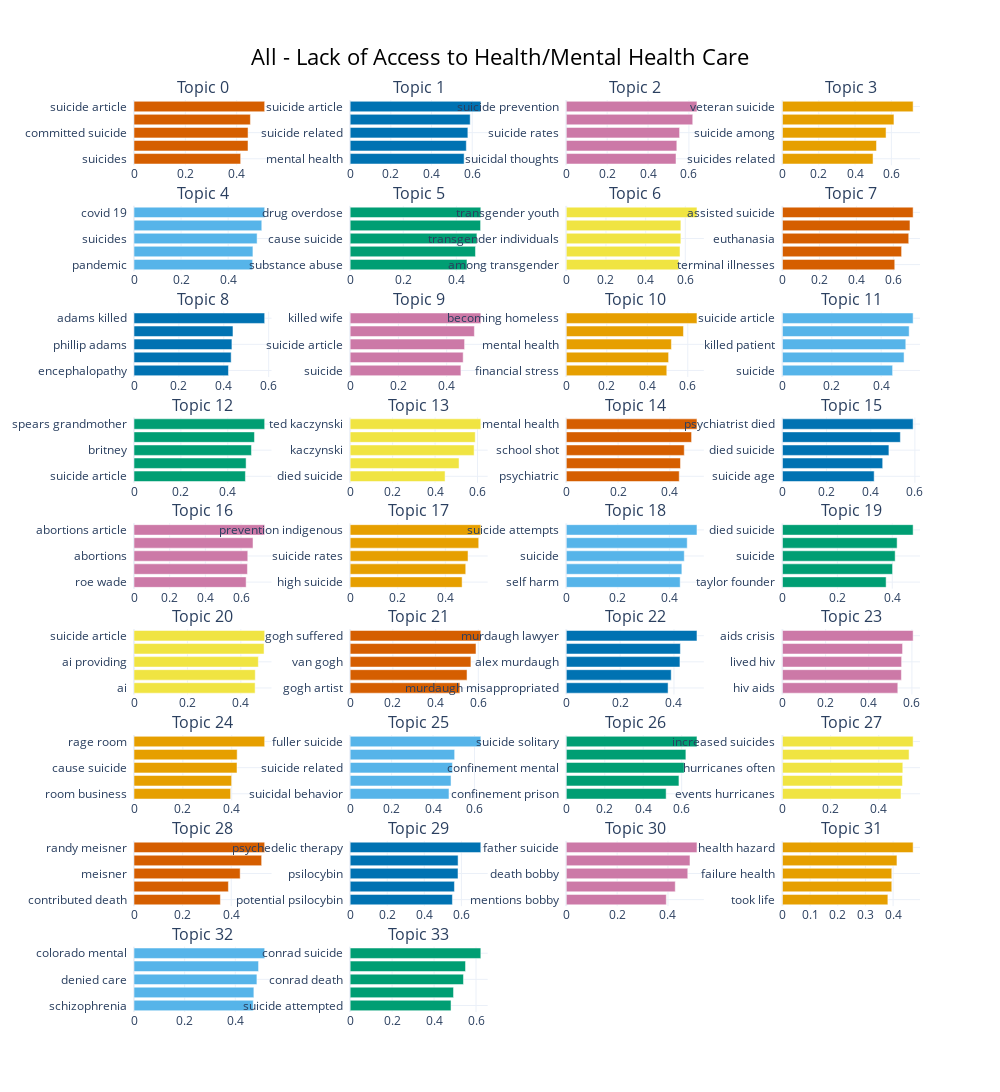

The notebook cell this image was saved under:
### Code cell
model.visualize_barchart(top_n_topics=100, title = tit)

### Figure 1 — Plotly figure (JSON) as saved in the notebook; plotly's stock layout.template omitted (floating-point values rounded to 4 significant figures)
{"data": [{"marker": {"color": "#D55E00"}, "orientation": "h", "type": "bar", "x": [0.4155, 0.4441, 0.4443, 0.4535, 0.5091], "xaxis": "x", "y": ["suicides  ", "psychiatric  ", "committed suicide  ", "suicide  ", "suicide article  "], "yaxis": "y"}, {"marker": {"color": "#0072B2"}, "orientation": "h", "type": "bar", "x": [0.5601, 0.5709, 0.5785, 0.5899, 0.6422], "xaxis": "x2", "y": ["mental health  ", "mental illness  ", "suicide related  ", "suicide attempt  ", "suicide article  "], "yaxis": "y2"}, {"marker": {"color": "#CC79A7"}, "orientation": "h", "type": "bar", "x": [0.5369, 0.5409, 0.5544, 0.6188, 0.6395], "xaxis": "x3", "y": ["suicidal thoughts  ", "attempted suicide  ", "suicide rates  ", "discusses suicide  ", "suicide prevention  "], "yaxis": "y3"}, {"marker": {"color": "#E69F00"}, "orientation": "h", "type": "bar", "x": [0.4991, 0.518, 0.5707, 0.6142, 0.7198], "xaxis": "x4", "y": ["suicides related  ", "among veterans  ", "suicide among  ", "suicides among  ", "veteran suicide  "], "yaxis": "y4"}, {"marker": {"color": "#56B4E9"}, "orientation": "h", "type": "bar", "x": [0.5039, 0.5053, 0.5231, 0.5429, 0.5552], "xaxis": "x5", "y": ["pandemic  ", "19 pandemic  ", "suicides  ", "coronavirus pandemic  ", "covid 19  "], "yaxis": "y5"}, {"marker": {"color": "#009E73"}, "orientation": "h", "type": "bar", "x": [0.44, 0.472, 0.4774, 0.4913, 0.4921], "xaxis": "x6", "y": ["substance abuse  ", "opioid addiction  ", "cause suicide  ", "overdoses  ", "drug overdose  "], "yaxis": "y6"}, {"marker": {"color": "#F0E442"}, "orientation": "h", "type": "bar", "x": [0.5668, 0.5733, 0.5776, 0.5777, 0.6588], "xaxis": "x7", "y": ["among transgender  ", "transgender people  ", "transgender individuals  ", "transgender children  ", "transgender youth  "], "yaxis": "y7"}, {"marker": {"color": "#D55E00"}, "orientation": "h", "type": "bar", "x": [0.6078, 0.6448, 0.6834, 0.6901, 0.7072], "xaxis": "x8", "y": ["terminal illnesses  ", "euthanasia due  ", "euthanasia  ", "assisted death  ", "assisted suicide  "], "yaxis": "y8"}, {"marker": {"color": "#0072B2"}, "orientation": "h", "type": "bar", "x": [0.4209, 0.4328, 0.4362, 0.4409, 0.5822], "xaxis": "x9", "y": ["encephalopathy  ", "mentions adams  ", "phillip adams  ", "suicide case  ", "adams killed  "], "yaxis": "y9"}, {"marker": {"color": "#CC79A7"}, "orientation": "h", "type": "bar", "x": [0.4589, 0.4683, 0.4742, 0.5148, 0.5415], "xaxis": "x10", "y": ["suicide  ", "cause suicide  ", "suicide article  ", "suicide related  ", "killed wife  "], "yaxis": "y10"}, {"marker": {"color": "#E69F00"}, "orientation": "h", "type": "bar", "x": [0.4963, 0.5052, 0.5191, 0.5785, 0.6454], "xaxis": "x11", "y": ["financial stress  ", "suicide falling  ", "mental health  ", "homelessness  ", "becoming homeless  "], "yaxis": "y11"}, {"marker": {"color": "#56B4E9"}, "orientation": "h", "type": "bar", "x": [0.4464, 0.4929, 0.4999, 0.5135, 0.5296], "xaxis": "x12", "y": ["suicide  ", "killed surgeon  ", "killed patient  ", "suicide related  ", "suicide article  "], "yaxis": "y12"}, {"marker": {"color": "#009E73"}, "orientation": "h", "type": "bar", "x": [0.4752, 0.4782, 0.501, 0.5138, 0.5574], "xaxis": "x13", "y": ["suicide article  ", "jean fatally  ", "britney  ", "britney spears  ", "spears grandmother  "], "yaxis": "y13"}, {"marker": {"color": "#F0E442"}, "orientation": "h", "type": "bar", "x": [0.4471, 0.5129, 0.5839, 0.5892, 0.6155], "xaxis": "x14", "y": ["died suicide  ", "kaczynski known  ", "kaczynski  ", "mentions kaczynski  ", "ted kaczynski  "], "yaxis": "y14"}, {"marker": {"color": "#D55E00"}, "orientation": "h", "type": "bar", "x": [0.4362, 0.4411, 0.4557, 0.484, 0.5048], "xaxis": "x15", "y": ["psychiatric  ", "shot people  ", "school shot  ", "student shot  ", "mental health  "], "yaxis": "y15"}, {"marker": {"color": "#0072B2"}, "orientation": "h", "type": "bar", "x": [0.4155, 0.4541, 0.4823, 0.5342, 0.592], "xaxis": "x16", "y": ["suicide age  ", "jean tatlock  ", "died suicide  ", "suicide article  ", "psychiatrist died  "], "yaxis": "y16"}, {"marker": {"color": "#CC79A7"}, "orientation": "h", "type": "bar", "x": [0.6286, 0.6359, 0.6378, 0.6672, 0.7325], "xaxis": "x17", "y": ["roe wade  ", "legalized abortion  ", "abortions  ", "legal abortions  ", "abortions article  "], "yaxis": "y17"}, {"marker": {"color": "#E69F00"}, "orientation": "h", "type": "bar", "x": [0.4706, 0.4858, 0.4955, 0.5404, 0.5492], "xaxis": "x18", "y": ["high suicide  ", "indigenous communities  ", "suicide rates  ", "suicide prevention  ", "prevention indigenous  "], "yaxis": "y18"}, {"marker": {"color": "#56B4E9"}, "orientation": "h", "type": "bar", "x": [0.4419, 0.4485, 0.4579, 0.4693, 0.5072], "xaxis": "x19", "y": ["self harm  ", "mental health  ", "suicide  ", "eating disorders  ", "suicide attempts  "], "yaxis": "y19"}, {"marker": {"color": "#009E73"}, "orientation": "h", "type": "bar", "x": [0.3776, 0.4011, 0.4106, 0.4177, 0.476], "xaxis": "x20", "y": ["taylor founder  ", "suicide due  ", "suicide  ", "suicide suffering  ", "died suicide  "], "yaxis": "y20"}, {"marker": {"color": "#F0E442"}, "orientation": "h", "type": "bar", "x": [0.4534, 0.454, 0.4655, 0.4869, 0.4892], "xaxis": "x21", "y": ["ai  ", "suicide case  ", "ai providing  ", "potential ai  ", "suicide article  "], "yaxis": "y21"}, {"marker": {"color": "#D55E00"}, "orientation": "h", "type": "bar", "x": [0.5137, 0.5473, 0.5655, 0.5892, 0.6118], "xaxis": "x22", "y": ["gogh artist  ", "gogh shot  ", "van gogh  ", "gogh struggled  ", "gogh suffered  "], "yaxis": "y22"}, {"marker": {"color": "#0072B2"}, "orientation": "h", "type": "bar", "x": [0.3781, 0.3898, 0.4222, 0.4237, 0.4855], "xaxis": "x23", "y": ["murdaugh misappropriated  ", "mentions murdaugh  ", "alex murdaugh  ", "insurance fraud  ", "murdaugh lawyer  "], "yaxis": "y23"}, {"marker": {"color": "#CC79A7"}, "orientation": "h", "type": "bar", "x": [0.5346, 0.5513, 0.5523, 0.5566, 0.6056], "xaxis": "x24", "y": ["hiv aids  ", "aids illness  ", "lived hiv  ", "wisler hiv  ", "aids crisis  "], "yaxis": "y24"}, {"marker": {"color": "#E69F00"}, "orientation": "h", "type": "bar", "x": [0.3955, 0.3996, 0.4216, 0.4223, 0.5348], "xaxis": "x25", "y": ["room business  ", "mental health  ", "cause suicide  ", "suicide article  ", "rage room  "], "yaxis": "y25"}, {"marker": {"color": "#56B4E9"}, "orientation": "h", "type": "bar", "x": [0.4769, 0.4868, 0.4935, 0.5042, 0.6306], "xaxis": "x26", "y": ["suicidal behavior  ", "fuller hospitalized  ", "suicide related  ", "robert fuller  ", "fuller suicide  "], "yaxis": "y26"}, {"marker": {"color": "#009E73"}, "orientation": "h", "type": "bar", "x": [0.5193, 0.5858, 0.613, 0.6219, 0.6796], "xaxis": "x27", "y": ["confinement prison  ", "exacerbated solitary  ", "confinement mental  ", "solitary confinement  ", "suicide solitary  "], "yaxis": "y27"}, {"marker": {"color": "#F0E442"}, "orientation": "h", "type": "bar", "x": [0.492, 0.4982, 0.4996, 0.5256, 0.5424], "xaxis": "x28", "y": ["events hurricanes  ", "mentions hurricane  ", "hurricanes often  ", "caused hurricane  ", "increased suicides  "], "yaxis": "y28"}, {"marker": {"color": "#D55E00"}, "orientation": "h", "type": "bar", "x": [0.3554, 0.3883, 0.4367, 0.5251, 0.5375], "xaxis": "x29", "y": ["contributed death  ", "wife death  ", "meisner  ", "meisner diagnosed  ", "randy meisner  "], "yaxis": "y29"}, {"marker": {"color": "#0072B2"}, "orientation": "h", "type": "bar", "x": [0.5515, 0.5626, 0.5817, 0.5821, 0.7048], "xaxis": "x30", "y": ["potential psilocybin  ", "psychedelic  ", "psilocybin  ", "help psychedelic  ", "psychedelic therapy  "], "yaxis": "y30"}, {"marker": {"color": "#CC79A7"}, "orientation": "h", "type": "bar", "x": [0.3934, 0.4287, 0.4779, 0.4866, 0.5141], "xaxis": "x31", "y": ["mentions bobby  ", "spector death  ", "death bobby  ", "bobby mother  ", "father suicide  "], "yaxis": "y31"}, {"marker": {"color": "#E69F00"}, "orientation": "h", "type": "bar", "x": [0.3811, 0.3952, 0.3952, 0.4139, 0.4724], "xaxis": "x32", "y": ["took life  ", "lethal nature  ", "failure health  ", "problem suicide  ", "health hazard  "], "yaxis": "y32"}, {"marker": {"color": "#56B4E9"}, "orientation": "h", "type": "bar", "x": [0.4708, 0.4733, 0.4854, 0.4918, 0.516], "xaxis": "x33", "y": ["schizophrenia  ", "care vulnerable  ", "denied care  ", "rooms psychiatric  ", "colorado mental  "], "yaxis": "y33"}, {"marker": {"color": "#009E73"}, "orientation": "h", "type": "bar", "x": [0.4808, 0.4927, 0.5401, 0.5499, 0.6229], "xaxis": "x34", "y": ["suicide attempted  ", "mental illness  ", "conrad death  ", "attempted suicide  ", "conrad suicide  "], "yaxis": "y34"}], "layout": {"annotations": [{"font": {"size": 16}, "showarrow": false, "text": "Topic 0", "x": 0.0875, "xanchor": "center", "xref": "paper", "y": 1.0, "yanchor": "bottom", "yref": "paper"}, {"font": {"size": 16}, "showarrow": false, "text": "Topic 1", "x": 0.3625, "xanchor": "center", "xref": "paper", "y": 1.0, "yanchor": "bottom", "yref": "paper"}, {"font": {"size": 16}, "showarrow": false, "text": "Topic 2", "x": 0.6375, "xanchor": "center", "xref": "paper", "y": 1.0, "yanchor": "bottom", "yref": "paper"}, {"font": {"size": 16}, "showarrow": false, "text": "Topic 3", "x": 0.9125, "xanchor": "center", "xref": "paper", "y": 1.0, "yanchor": "bottom", "yref": "paper"}, {"font": {"size": 16}, "showarrow": false, "text": "Topic 4", "x": 0.0875, "xanchor": "center", "xref": "paper", "y": 0.884, "yanchor": "bottom", "yref": "paper"}, {"font": {"size": 16}, "showarrow": false, "text": "Topic 5", "x": 0.3625, "xanchor": "center", "xref": "paper", "y": 0.884, "yanchor": "bottom", "yref": "paper"}, {"font": {"size": 16}, "showarrow": false, "text": "Topic 6", "x": 0.6375, "xanchor": "center", "xref": "paper", "y": 0.884, "yanchor": "bottom", "yref": "paper"}, {"font": {"size": 16}, "showarrow": false, "text": "Topic 7", "x": 0.9125, "xanchor": "center", "xref": "paper", "y": 0.884, "yanchor": "bottom", "yref": "paper"}, {"font": {"size": 16}, "showarrow": false, "text": "Topic 8", "x": 0.0875, "xanchor": "center", "xref": "paper", "y": 0.7679, "yanchor": "bottom", "yref": "paper"}, {"font": {"size": 16}, "showarrow": false, "text": "Topic 9", "x": 0.3625, "xanchor": "center", "xref": "paper", "y": 0.7679, "yanchor": "bottom", "yref": "paper"}, {"font": {"size": 16}, "showarrow": false, "text": "Topic 10", "x": 0.6375, "xanchor": "center", "xref": "paper", "y": 0.7679, "yanchor": "bottom", "yref": "paper"}, {"font": {"size": 16}, "showarrow": false, "text": "Topic 11", "x": 0.9125, "xanchor": "center", "xref": "paper", "y": 0.7679, "yanchor": "bottom", "yref": "paper"}, {"font": {"size": 16}, "showarrow": false, "text": "Topic 12", "x": 0.0875, "xanchor": "center", "xref": "paper", "y": 0.6519, "yanchor": "bottom", "yref": "paper"}, {"font": {"size": 16}, "showarrow": false, "text": "Topic 13", "x": 0.3625, "xanchor": "center", "xref": "paper", "y": 0.6519, "yanchor": "bottom", "yref": "paper"}, {"font": {"size": 16}, "showarrow": false, "text": "Topic 14", "x": 0.6375, "xanchor": "center", "xref": "paper", "y": 0.6519, "yanchor": "bottom", "yref": "paper"}, {"font": {"size": 16}, "showarrow": false, "text": "Topic 15", "x": 0.9125, "xanchor": "center", "xref": "paper", "y": 0.6519, "yanchor": "bottom", "yref": "paper"}, {"font": {"size": 16}, "showarrow": false, "text": "Topic 16", "x": 0.0875, "xanchor": "center", "xref": "paper", "y": 0.5358, "yanchor": "bottom", "yref": "paper"}, {"font": {"size": 16}, "showarrow": false, "text": "Topic 17", "x": 0.3625, "xanchor": "center", "xref": "paper", "y": 0.5358, "yanchor": "bottom", "yref": "paper"}, {"font": {"size": 16}, "showarrow": false, "text": "Topic 18", "x": 0.6375, "xanchor": "center", "xref": "paper", "y": 0.5358, "yanchor": "bottom", "yref": "paper"}, {"font": {"size": 16}, "showarrow": false, "text": "Topic 19", "x": 0.9125, "xanchor": "center", "xref": "paper", "y": 0.5358, "yanchor": "bottom", "yref": "paper"}, {"font": {"size": 16}, "showarrow": false, "text": "Topic 20", "x": 0.0875, "xanchor": "center", "xref": "paper", "y": 0.4198, "yanchor": "bottom", "yref": "paper"}, {"font": {"size": 16}, "showarrow": false, "text": "Topic 21", "x": 0.3625, "xanchor": "center", "xref": "paper", "y": 0.4198, "yanchor": "bottom", "yref": "paper"}, {"font": {"size": 16}, "showarrow": false, "text": "Topic 22", "x": 0.6375, "xanchor": "center", "xref": "paper", "y": 0.4198, "yanchor": "bottom", "yref": "paper"}, {"font": {"size": 16}, "showarrow": false, "text": "Topic 23", "x": 0.9125, "xanchor": "center", "xref": "paper", "y": 0.4198, "yanchor": "bottom", "yref": "paper"}, {"font": {"size": 16}, "showarrow": false, "text": "Topic 24", "x": 0.0875, "xanchor": "center", "xref": "paper", "y": 0.3037, "yanchor": "bottom", "yref": "paper"}, {"font": {"size": 16}, "showarrow": false, "text": "Topic 25", "x": 0.3625, "xanchor": "center", "xref": "paper", "y": 0.3037, "yanchor": "bottom", "yref": "paper"}, {"font": {"size": 16}, "showarrow": false, "text": "Topic 26", "x": 0.6375, "xanchor": "center", "xref": "paper", "y": 0.3037, "yanchor": "bottom", "yref": "paper"}, {"font": {"size": 16}, "showarrow": false, "text": "Topic 27", "x": 0.9125, "xanchor": "center", "xref": "paper", "y": 0.3037, "yanchor": "bottom", "yref": "paper"}, {"font": {"size": 16}, "showarrow": false, "text": "Topic 28", "x": 0.0875, "xanchor": "center", "xref": "paper", "y": 0.1877, "yanchor": "bottom", "yref": "paper"}, {"font": {"size": 16}, "showarrow": false, "text": "Topic 29", "x": 0.3625, "xanchor": "center", "xref": "paper", "y": 0.1877, "yanchor": "bottom", "yref": "paper"}, {"font": {"size": 16}, "showarrow": false, "text": "Topic 30", "x": 0.6375, "xanchor": "center", "xref": "paper", "y": 0.1877, "yanchor": "bottom", "yref": "paper"}, {"font": {"size": 16}, "showarrow": false, "text": "Topic 31", "x": 0.9125, "xanchor": "center", "xref": "paper", "y": 0.1877, "yanchor": "bottom", "yref": "paper"}, {"font": {"size": 16}, "showarrow": false, "text": "Topic 32", "x": 0.0875, "xanchor": "center", "xref": "paper", "y": 0.0716, "yanchor": "bottom", "yref": "paper"}, {"font": {"size": 16}, "showarrow": false, "text": "Topic 33", "x": 0.3625, "xanchor": "center", "xref": "paper", "y": 0.0716, "yanchor": "bottom", "yref": "paper"}], "height": 2250, "hoverlabel": {"bgcolor": "white", "font": {"family": "Rockwell", "size": 16}}, "showlegend": false, "title": {"font": {"color": "Black", "size": 22}, "text": "All - Lack of Access to Health/Mental Health Care", "x": 0.5, "xanchor": "center", "yanchor": "top"}, "width": 1000, "xaxis": {"anchor": "y", "domain": [0, 0.175], "showgrid": true}, "xaxis10": {"anchor": "y10", "domain": [0.275, 0.45], "showgrid": true}, "xaxis11": {"anchor": "y11", "domain": [0.55, 0.725], "showgrid": true}, "xaxis12": {"anchor": "y12", "domain": [0.825, 1], "showgrid": true}, "xaxis13": {"anchor": "y13", "domain": [0, 0.175], "showgrid": true}, "xaxis14": {"anchor": "y14", "domain": [0.275, 0.45], "showgrid": true}, "xaxis15": {"anchor": "y15", "domain": [0.55, 0.725], "showgrid": true}, "xaxis16": {"anchor": "y16", "domain": [0.825, 1], "showgrid": true}, "xaxis17": {"anchor": "y17", "domain": [0, 0.175], "showgrid": true}, "xaxis18": {"anchor": "y18", "domain": [0.275, 0.45], "showgrid": true}, "xaxis19": {"anchor": "y19", "domain": [0.55, 0.725], "showgrid": true}, "xaxis2": {"anchor": "y2", "domain": [0.275, 0.45], "showgrid": true}, "xaxis20": {"anchor": "y20", "domain": [0.825, 1], "showgrid": true}, "xaxis21": {"anchor": "y21", "domain": [0, 0.175], "showgrid": true}, "xaxis22": {"anchor": "y22", "domain": [0.275, 0.45], "showgrid": true}, "xaxis23": {"anchor": "y23", "domain": [0.55, 0.725], "showgrid": true}, "xaxis24": {"anchor": "y24", "domain": [0.825, 1], "showgrid": true}, "xaxis25": {"anchor": "y25", "domain": [0, 0.175], "showgrid": true}, "xaxis26": {"anchor": "y26", "domain": [0.275, 0.45], "showgrid": true}, "xaxis27": {"anchor": "y27", "domain": [0.55, 0.725], "showgrid": true}, "xaxis28": {"anchor": "y28", "domain": [0.825, 1], "showgrid": true}, "xaxis29": {"anchor": "y29", "domain": [0, 0.175], "showgrid": true}, "xaxis3": {"anchor": "y3", "domain": [0.55, 0.725], "showgrid": true}, "xaxis30": {"anchor": "y30", "domain": [0.275, 0.45], "showgrid": true}, "xaxis31": {"anchor": "y31", "domain": [0.55, 0.725], "showgrid": true}, "xaxis32": {"anchor": "y32", "domain": [0.825, 1], "showgrid": true}, "xaxis33": {"anchor": "y33", "domain": [0, 0.175], "showgrid": true}, "xaxis34": {"anchor": "y34", "domain": [0.275, 0.45], "showgrid": true}, "xaxis35": {"anchor": "y35", "domain": [0.55, 0.725], "showgrid": true}, "xaxis36": {"anchor": "y36", "domain": [0.825, 1], "showgrid": true}, "xaxis4": {"anchor": "y4", "domain": [0.825, 1], "showgrid": true}, "xaxis5": {"anchor": "y5", "domain": [0, 0.175], "showgrid": true}, "xaxis6": {"anchor": "y6", "domain": [0.275, 0.45], "showgrid": true}, "xaxis7": {"anchor": "y7", "domain": [0.55, 0.725], "showgrid": true}, "xaxis8": {"anchor": "y8", "domain": [0.825, 1], "showgrid": true}, "xaxis9": {"anchor": "y9", "domain": [0, 0.175], "showgrid": true}, "yaxis": {"anchor": "x", "domain": [0.9284, 1.0], "showgrid": true}, "yaxis10": {"anchor": "x10", "domain": [0.6963, 0.7679], "showgrid": true}, "yaxis11": {"anchor": "x11", "domain": [0.6963, 0.7679], "showgrid": true}, "yaxis12": {"anchor": "x12", "domain": [0.6963, 0.7679], "showgrid": true}, "yaxis13": {"anchor": "x13", "domain": [0.5802, 0.6519], "showgrid": true}, "yaxis14": {"anchor": "x14", "domain": [0.5802, 0.6519], "showgrid": true}, "yaxis15": {"anchor": "x15", "domain": [0.5802, 0.6519], "showgrid": true}, "yaxis16": {"anchor": "x16", "domain": [0.5802, 0.6519], "showgrid": true}, "yaxis17": {"anchor": "x17", "domain": [0.4642, 0.5358], "showgrid": true}, "yaxis18": {"anchor": "x18", "domain": [0.4642, 0.5358], "showgrid": true}, "yaxis19": {"anchor": "x19", "domain": [0.4642, 0.5358], "showgrid": true}, "yaxis2": {"anchor": "x2", "domain": [0.9284, 1.0], "showgrid": true}, "yaxis20": {"anchor": "x20", "domain": [0.4642, 0.5358], "showgrid": true}, "yaxis21": {"anchor": "x21", "domain": [0.3481, 0.4198], "showgrid": true}, "yaxis22": {"anchor": "x22", "domain": [0.3481, 0.4198], "showgrid": true}, "yaxis23": {"anchor": "x23", "domain": [0.3481, 0.4198], "showgrid": true}, "yaxis24": {"anchor": "x24", "domain": [0.3481, 0.4198], "showgrid": true}, "yaxis25": {"anchor": "x25", "domain": [0.2321, 0.3037], "showgrid": true}, "yaxis26": {"anchor": "x26", "domain": [0.2321, 0.3037], "showgrid": true}, "yaxis27": {"anchor": "x27", "domain": [0.2321, 0.3037], "showgrid": true}, "yaxis28": {"anchor": "x28", "domain": [0.2321, 0.3037], "showgrid": true}, "yaxis29": {"anchor": "x29", "domain": [0.116, 0.1877], "showgrid": true}, "yaxis3": {"anchor": "x3", "domain": [0.9284, 1.0], "showgrid": true}, "yaxis30": {"anchor": "x30", "domain": [0.116, 0.1877], "showgrid": true}, "yaxis31": {"anchor": "x31", "domain": [0.116, 0.1877], "showgrid": true}, "yaxis32": {"anchor": "x32", "domain": [0.116, 0.1877], "showgrid": true}, "yaxis33": {"anchor": "x33", "domain": [0, 0.0716], "showgrid": true}, "yaxis34": {"anchor": "x34", "domain": [0, 0.0716], "showgrid": true}, "yaxis35": {"anchor": "x35", "domain": [0, 0.0716], "showgrid": true}, "yaxis36": {"anchor": "x36", "domain": [0, 0.0716], "showgrid": true}, "yaxis4": {"anchor": "x4", "domain": [0.9284, 1.0], "showgrid": true}, "yaxis5": {"anchor": "x5", "domain": [0.8123, 0.884], "showgrid": true}, "yaxis6": {"anchor": "x6", "domain": [0.8123, 0.884], "showgrid": true}, "yaxis7": {"anchor": "x7", "domain": [0.8123, 0.884], "showgrid": true}, "yaxis8": {"anchor": "x8", "domain": [0.8123, 0.884], "showgrid": true}, "yaxis9": {"anchor": "x9", "domain": [0.6963, 0.7679], "showgrid": true}}}
